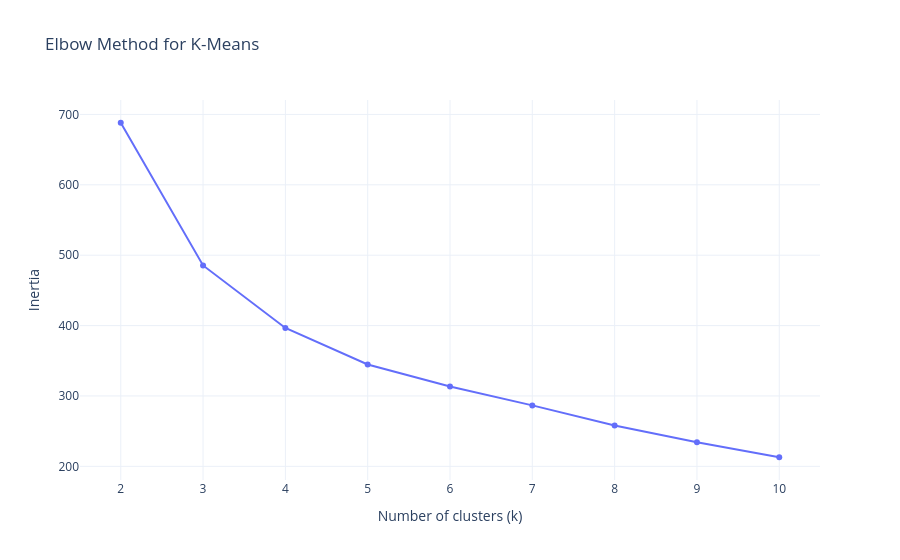
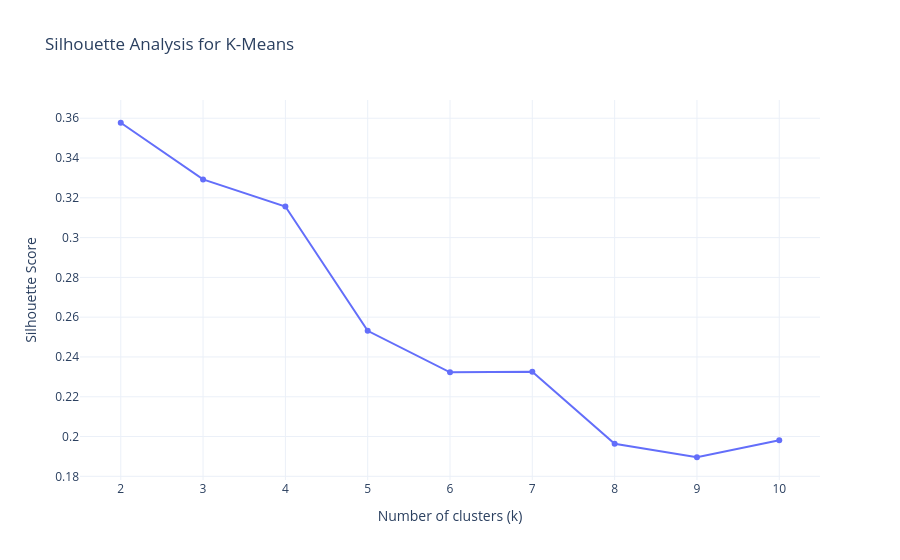

The notebook cell saved with these charts, in order:
### Code cell
# --- Elbow Plot ---
fig_elbow = go.Figure()

fig_elbow.add_trace(
    go.Scatter(
        x=list(k_range),
        y=inertias,
        mode="lines+markers",
        name="Inertia"
    )
)

fig_elbow.update_layout(
    title="Elbow Method for K-Means",
    xaxis_title="Number of clusters (k)",
    yaxis_title="Inertia",
    template="plotly_white"
)

fig_elbow.show()

# --- Silhouette Plot ---
fig_sil = go.Figure()

fig_sil.add_trace(
    go.Scatter(
        x=list(k_range),
        y=sil_scores,
        mode="lines+markers",
        name="Silhouette Score"
    )
)

fig_sil.update_layout(
    title="Silhouette Analysis for K-Means",
    xaxis_title="Number of clusters (k)",
    yaxis_title="Silhouette Score",
    template="plotly_white"
)

fig_sil.show()

### Figure 1 — Plotly figure (JSON) as saved in the notebook; plotly's stock layout.template omitted (floating-point values rounded to 4 significant figures)
{"data": [{"mode": "lines+markers", "name": "Inertia", "type": "scatter", "x": [2, 3, 4, 5, 6, 7, 8, 9, 10], "y": [688.2, 485.4, 396.7, 344.7, 313.3, 286.6, 258.1, 234.2, 212.9]}], "layout": {"title": {"text": "Elbow Method for K-Means"}, "xaxis": {"title": {"text": "Number of clusters (k)"}}, "yaxis": {"title": {"text": "Inertia"}}}}

### Figure 2 — Plotly figure (JSON) as saved in the notebook; plotly's stock layout.template omitted (floating-point values rounded to 4 significant figures)
{"data": [{"mode": "lines+markers", "name": "Silhouette Score", "type": "scatter", "x": [2, 3, 4, 5, 6, 7, 8, 9, 10], "y": [0.3577, 0.3293, 0.3156, 0.2531, 0.2323, 0.2326, 0.1963, 0.1896, 0.1982]}], "layout": {"title": {"text": "Silhouette Analysis for K-Means"}, "xaxis": {"title": {"text": "Number of clusters (k)"}}, "yaxis": {"title": {"text": "Silhouette Score"}}}}
